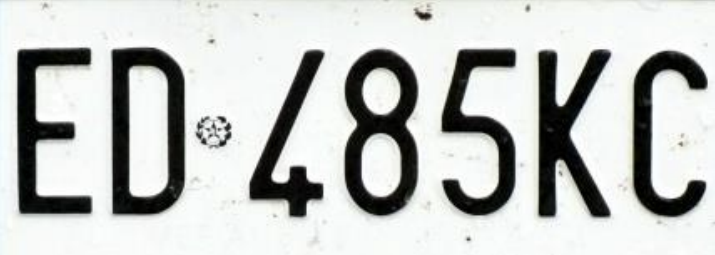
#> input picture christian/Img/Plate.png, 715 x 255 px
$ python Plate_Canny.py
#> lines starting #> are read from the running program, lines starting #| are printed output that depends on the picture; after the words box and inside, x2 and y2 are one past the last pixel; in counts of white or black regions, pixels touching at a corner belong together
import cv2
import numpy as np
import matplotlib.pyplot as plt


image = cv2.imread('./Img/Plate.png', cv2.IMREAD_GRAYSCALE)
#> image: shape (255, 715); min 0, max 255, mean 194.1

#applico un median filter perchè dall'istogramma noto che il rumore è simile a salt and pepper
median_filtered = cv2.medianBlur(image, 9)

threshold, binary_image = cv2.threshold(median_filtered, 0, 255, cv2.THRESH_BINARY_INV + cv2.THRESH_OTSU)
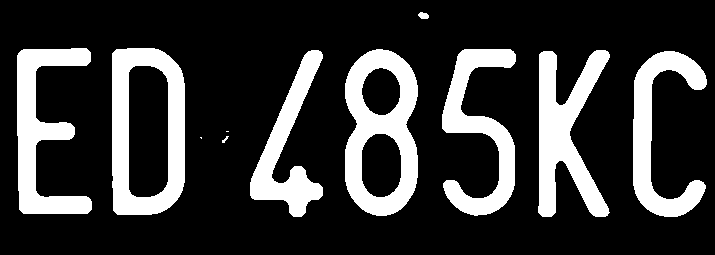
#> binary_image: shape (255, 715); 21.6% white; 11 white regions (2 under 20 px), largest, box (x1, y1, x2, y2) and area: (345, 49, 418, 216) 6758, (112, 48, 185, 215) 6598, (538, 50, 610, 217) 6098
#> threshold = 131
print(threshold)
#| 131.0

# con questa soglia non c'è rumore
threshold = 200
edges = cv2.Canny(median_filtered, threshold/2, threshold, apertureSize=3, L2gradient = True) #canny algorithm per i bordi, lw threshold + up threshold
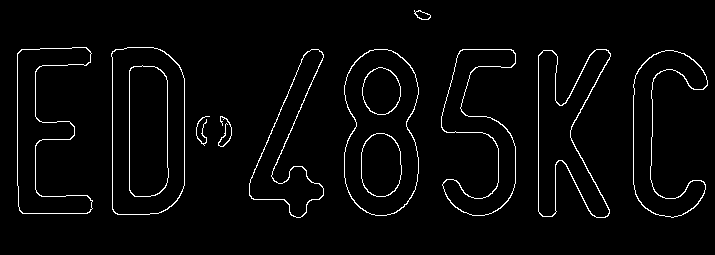
#> edges: shape (255, 715); 2.8% white in thin lines or dots, all inside (x1, y1, x2, y2) = (17, 10, 708, 218)

num_labels, labels = cv2.connectedComponents(edges)
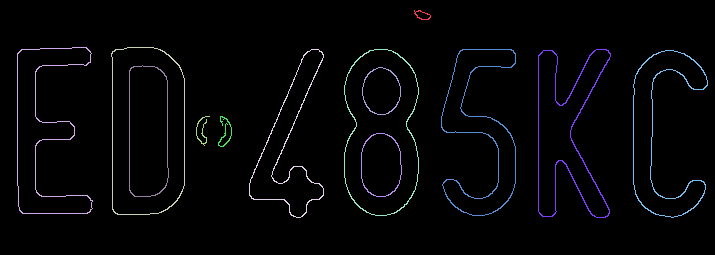
#> labels: shape (255, 715) int32; 14 distinct labels, from 0 to 13; one colour per label, 0 black
#> num_labels = 14
#rifaccio l'immagine iniziale a colori
output_image = cv2.cvtColor(image, cv2.COLOR_GRAY2BGR)
struct_elem = np.ones((3, 3), np.uint8)
for label in range(1, num_labels):  # 1 per escludere lo sfondo

    component_mask = (labels == label).astype(np.uint8) * 255
    contours, _ = cv2.findContours(component_mask, cv2.RETR_EXTERNAL, cv2.CHAIN_APPROX_SIMPLE)
    x, y, w, h = cv2.boundingRect(contours[0])
    if h > 150: #per rimuovere la componente interna alla D
        cv2.rectangle(output_image, (x, y), (x + w, y + h), (0, 0, 255), 3)
#> this loop made 13 passes
#> (x, y, w, h) on passes 1, 2, 3, 4, 5, 6, 7, 8, 9, 10, 12, 13: (414, 10, 17, 10), (17, 47, 76, 167), (111, 47, 74, 168), (249, 49, 75, 169), (344, 49, 75, 167), (441, 49, 75, 167), (538, 49, 73, 169), (633, 50, 75, 168), (129, 65, 40, 132), (362, 67, 39, 48), (218, 116, 14, 31), (361, 133, 41, 64)
#> (contours, x, y, w, h) on pass 11: (1 contour, all with area under 20, 196, 116, 14, 30)
#> pass 1, `component_mask = (labels == label).astype(np.uint8) * 255`:
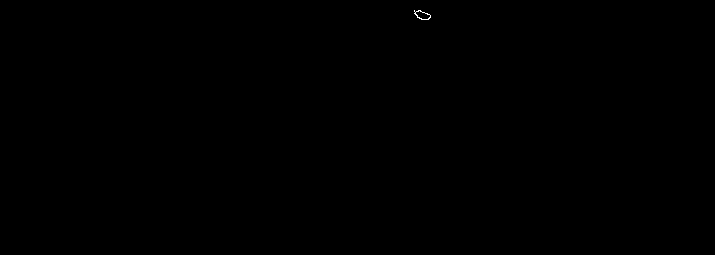
#> component_mask: shape (255, 715); 0.03% white in thin lines or dots, all inside (x1, y1, x2, y2) = (414, 10, 431, 20)
#> after the loop:
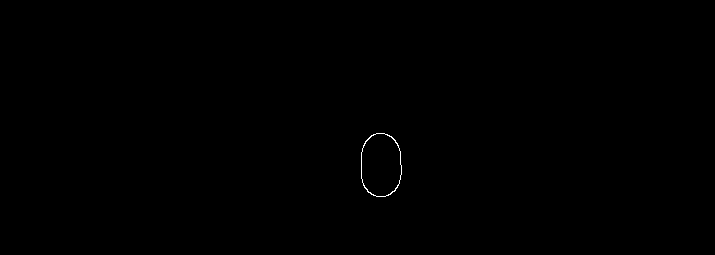
#> component_mask: shape (255, 715); 0.11% white in thin lines or dots, all inside (x1, y1, x2, y2) = (361, 133, 402, 197)
#> after the loop:
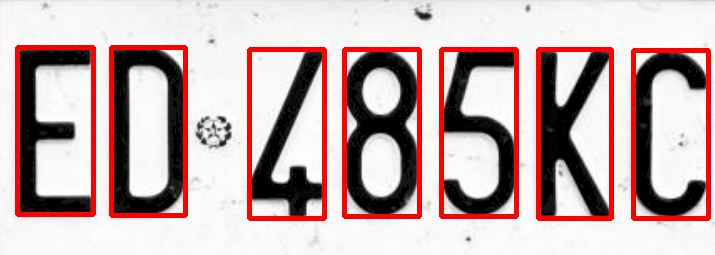
#> output_image: shape (255, 715, 3); mean B, G, R 175, 175, 198.6

plt.hist(image.ravel(), bins=256, range=[0, 256])
plt.title("Istogramma dell'Immagine")
plt.xlabel("Valore dei pixel")
plt.ylabel("Frequenza")
plt.show()
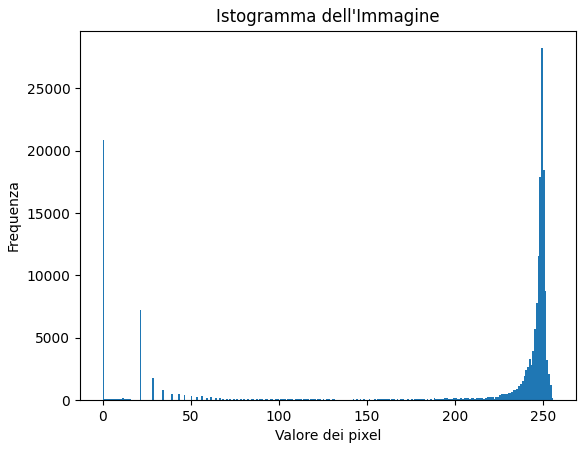
#> figure drawn by matplotlib, 1 panel; tallest bar 28213 high, from x = 249 to 250


cv2.imshow("Median image", median_filtered)
cv2.imshow("Plates edges", edges)
cv2.imshow("Original", image)
cv2.imshow("Original", output_image)

$ run again, with christian/Img/Angles.png copied over christian/Img/Plate.png
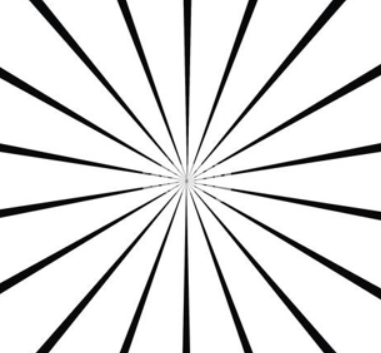
#> input picture christian/Img/Angles.png, 381 x 353 px
#> `threshold, binary_image = cv2.threshold(median_filtered, 0, 255, cv2.T..`:
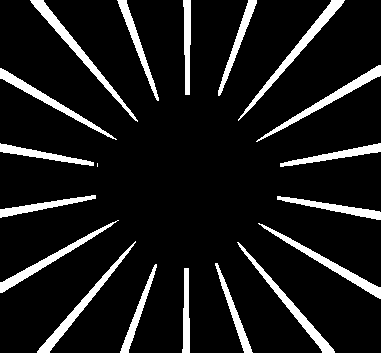
#> binary_image: shape (353, 381); 10.4% white; 19 white regions (1 under 20 px), largest, box (x1, y1, x2, y2) and area: (30, 0, 138, 122) 1102, (238, 0, 345, 121) 1090, (37, 241, 136, 353) 971
#> threshold = 150
#| 150.0
#> edges: shape (353, 381); 4.8% white in thin lines or dots
#> labels: shape (353, 381) int32; 37 distinct labels, from 0 to 36
#> num_labels = 37
#> the loop `for label in range(1, num_labels):` made 36 passes
#> (x, y, w, h) on passes 1 to 8: (30, 0, 124, 143), (43, 0, 114, 142), (117, 0, 48, 126), (126, 0, 43, 125), (183, 0, 2, 123), (190, 0, 2, 123), (205, 0, 44, 126), (209, 0, 49, 127)
#> `plt.show()`:
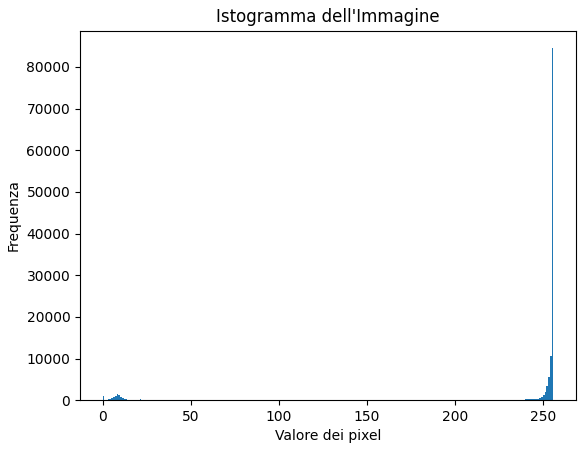
#> figure drawn by matplotlib, 1 panel; tallest bar 84483 high, from x = 255 to 256
